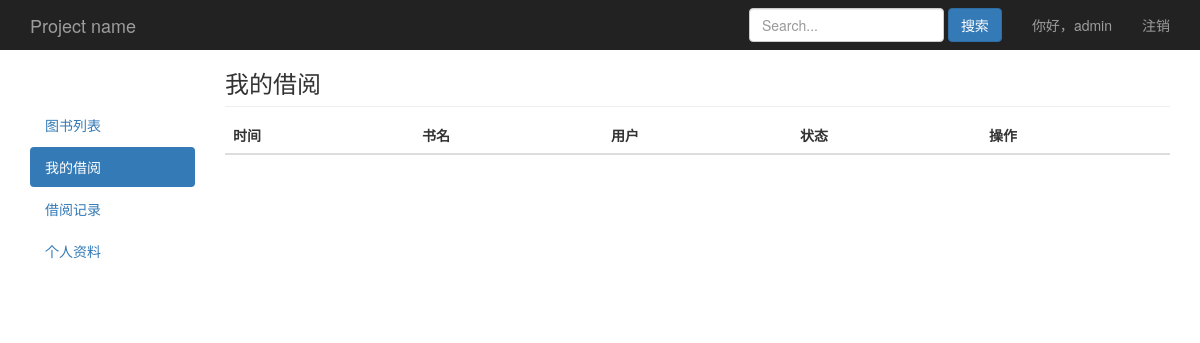
The app's page /book/myborrow/ (signed in), older data.
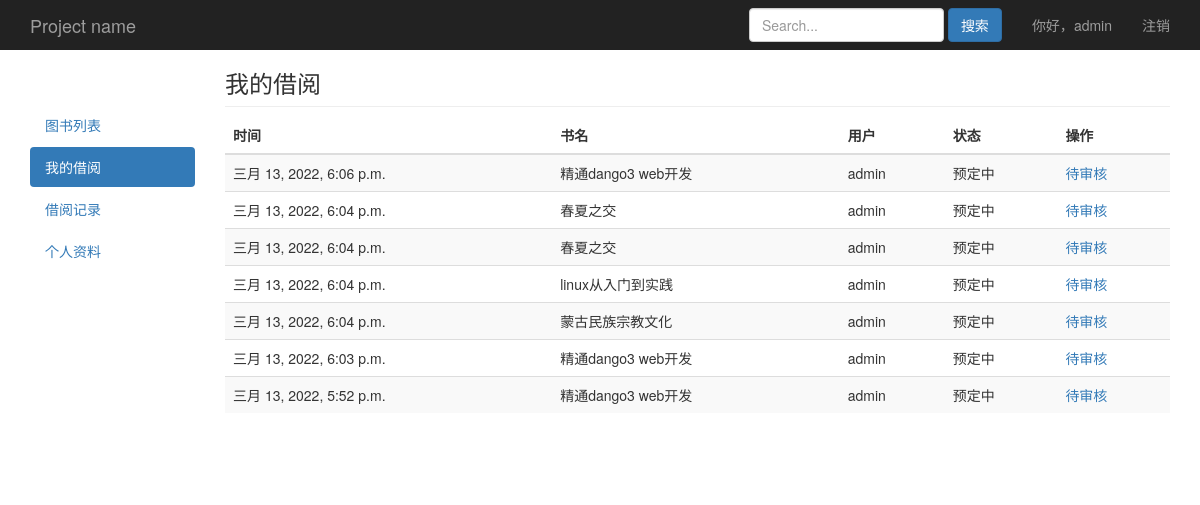
The same page, newer data.
### book/models.py (models this page shows)
class Order(models.Model):
    choice_status = (
        (1,'预定中'),
        (2,'已借阅'),
        (3,'归还中'),
        (4,'已归还'),
    )
    m_time = models.DateTimeField(auto_now=True,verbose_name='更新时间')
    username = models.ForeignKey(settings.AUTH_USER_MODEL,on_delete=models.CASCADE,related_name='log_username',verbose_name='用户')
    book = models.ForeignKey(Book,on_delete=models.CASCADE,related_name='log_book',verbose_name='书名')
    status = models.SmallIntegerField(choices=choice_status,verbose_name='状态')
    class Meta:
        verbose_name_plural = '借阅订单'

class Book(models.Model):
    name = models.CharField(max_length=30,blank=False,verbose_name='书名')
    category = models.ForeignKey(Category,on_delete=models.CASCADE,default='',blank=False,related_name='books_category',verbose_name='类别')
    author = models.CharField(max_length=30,null=True,blank=False,verbose_name='作者')
    publisher = models.CharField(max_length=30,null=True,blank=False,verbose_name='出版社')
    count = models.IntegerField(default=1,verbose_name='库存')
    img = models.ImageField(upload_to='book_img/%Y/%m/%d/',blank=True,null=True,default='book_img/default.jpg',verbose_name='书籍图片')
    content = models.TextField(null=True,blank=True,verbose_name='内容简介')
    create_time = models.DateTimeField(auto_now_add=True,verbose_name='入库时间')
    class Meta:
        verbose_name_plural = '图书列表'
    def __str__(self):
        return self.name

class User(AbstractUser):
    choice_gender = (
        ('male','男'),
        ('female','女'),
    )
    gender = models.CharField(max_length=6,choices=choice_gender,default='male',verbose_name='性别')
    mobile = models.IntegerField(null=True,blank=True,verbose_name='手机号码')
    class Meta:
        verbose_name_plural = '用户列表'
    def __str__(self):
        return self.username

### book/views.py (the view)
# urls.py: path('book/myborrow/',views.myborrow,name='book_myborrow'),
@login_required
def myborrow(request):
	obj_record = Order.objects.filter(username=request.user,status__lt=4).order_by('-m_time')
	paginator = Paginator(obj_record,10)
	page = request.GET.get('page')
	try:
		obj_record = paginator.page(page)
	except PageNotAnInteger:
		obj_record = paginator.page(1)
	except EmptyPage:
		obj_record = paginator.page(paginator.num_pages)
	return render(request,'book/myborrow.html',locals())

### book/templates/book/myborrow.html (shortened to what this page needs)
{% extends "book/base.html" %}
{% block nav %}
<ul class="nav nav-pills nav-stacked">
  <li><a href="/">图书列表</a></li>
  <li class="active"><a href="/book/myborrow/">我的借阅<span class="sr-only">(current)</span></a></li>
  <li><a href="/book/record/">借阅记录</a></li>
  <li><a href="/book/usercenter/">个人资料</a></li>
</ul>
{% endblock %}
{% block content %}
<h3 class="sub-header">我的借阅</h3>
<div class="table-responsive">
  <table class="table table-striped">
    <thead>
      <tr>
        <th>时间</th>
        <th>书名</th>
        <th>用户</th>
        <th>状态</th>
        <th>操作</th>
      </tr>
    </thead>
    <tbody>
      {% for field in obj_record %}
      <tr>
        <td>{{field.m_time}}</td>
        <td>{{field.book}}</td>
        <td>{{field.username}}</td>
        <td>{{field.get_status_display}}</td>
        <td>
          {% if field.status == 2 %}
          <a href="/book/{{field.id}}/return/">归还</a>
          {% else %}
          <a>待审核</a>
        </td>
        {% endif %}
      </tr>
      {% endfor %}
    </tbody>
  </table>
</div>
{% endblock %}

Row changes from the older to the newer data that the page shows:
added Order: m_time "三月 13, 2022, 6:06 p.m.", book "精通dango3 web开发", username "admin", status "预定中", shows "待审核"
added Order: m_time "三月 13, 2022, 6:04 p.m.", book "春夏之交", username "admin", status "预定中", shows "待审核"
added Order: m_time "三月 13, 2022, 6:04 p.m.", book "春夏之交", username "admin", status "预定中", shows "待审核"
added Order: m_time "三月 13, 2022, 6:04 p.m.", book "linux从入门到实践", username "admin", status "预定中", shows "待审核"
added Order: m_time "三月 13, 2022, 6:04 p.m.", book "蒙古民族宗教文化", username "admin", status "预定中", shows "待审核"
added Order: m_time "三月 13, 2022, 6:03 p.m.", book "精通dango3 web开发", username "admin", status "预定中", shows "待审核"
added Order: m_time "三月 13, 2022, 5:52 p.m.", book "精通dango3 web开发", username "admin", status "预定中", shows "待审核"
